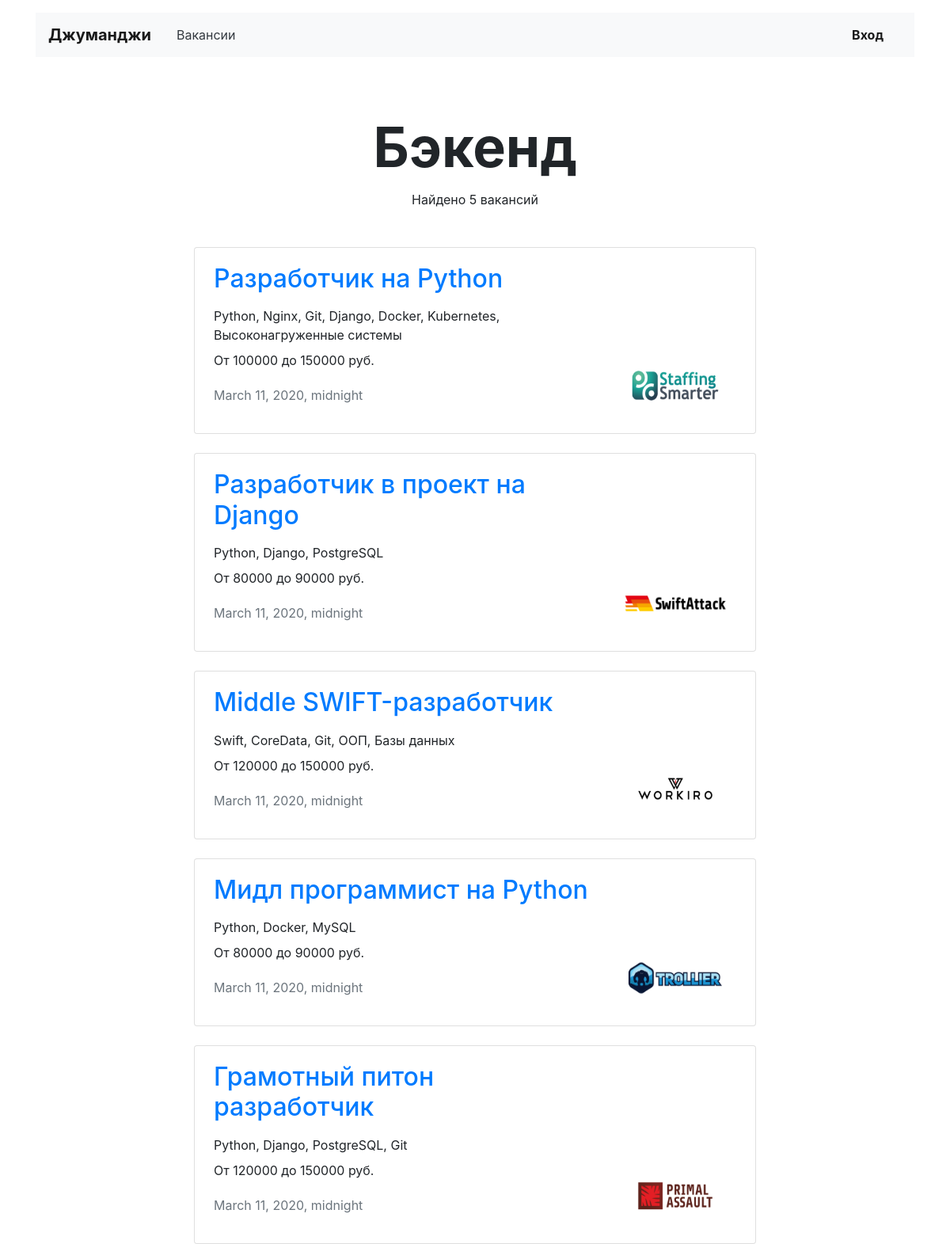
Page /vacancies/cat/backend/ on the earlier database version.
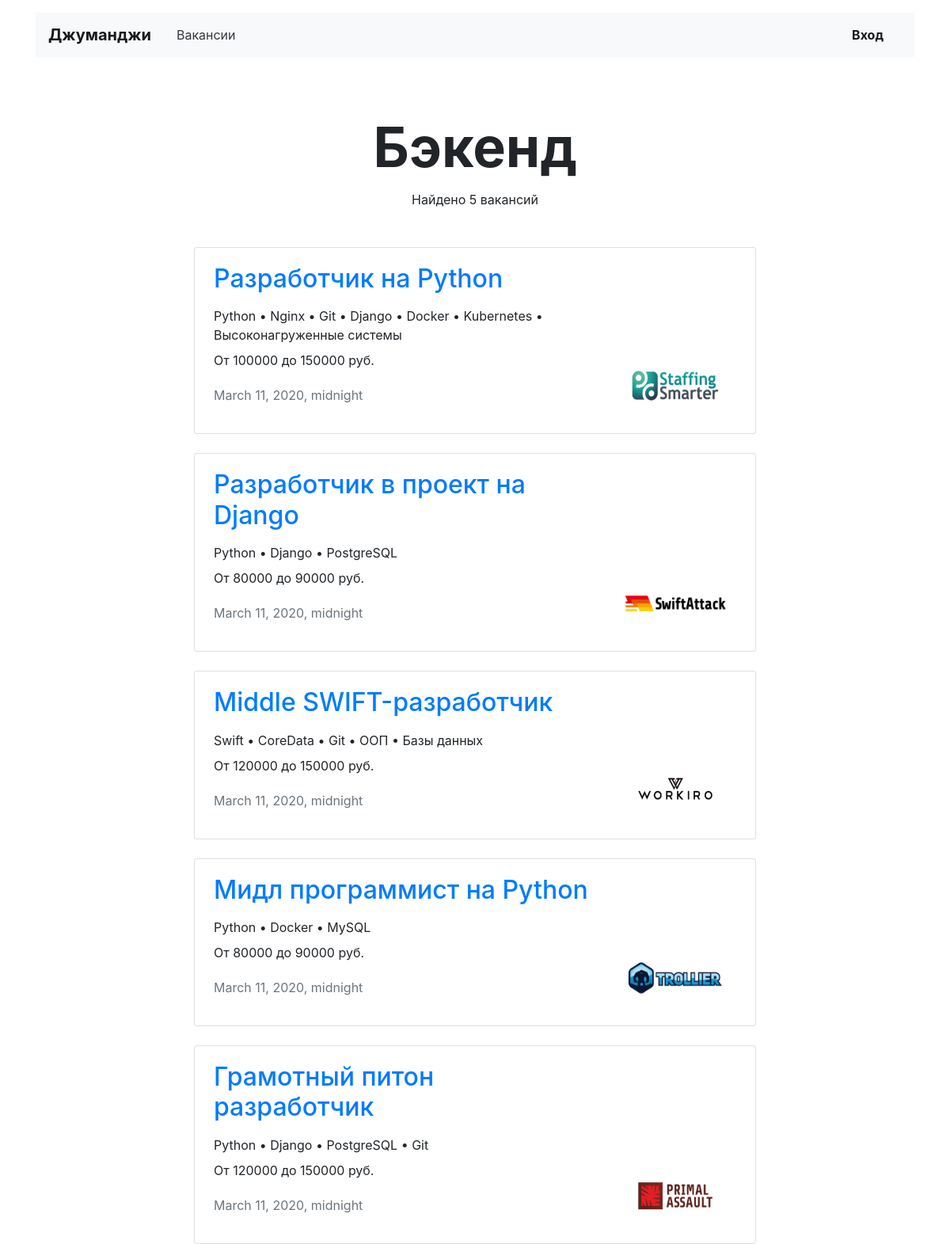
Same page on the later database version.
### vacancies/models.py (models this page shows, shortened)
class Specialty(models.Model):
    code = models.CharField(max_length=120)
    title = models.CharField(max_length=120)
    picture = models.ImageField(upload_to=settings.MEDIA_SPECIALITY_IMAGE_DIR)

class Vacancy(models.Model):
    title = models.CharField(max_length=120)
    specialty = models.ForeignKey(Specialty, on_delete=models.CASCADE, related_name='vacancies')
    company = models.ForeignKey(Company, on_delete=models.CASCADE, related_name='vacancies')
    skills = models.TextField()
    description = models.TextField()
    salary_from = models.IntegerField()
    salary_to = models.IntegerField()
    posted = models.DateTimeField()

class Company(models.Model):
    title = models.CharField(max_length=120)
    location = models.CharField(max_length=120)
    logo = models.ImageField(upload_to=settings.MEDIA_COMPANY_IMAGE_DIR)
    description = models.TextField()
    employee_count = models.IntegerField()
    owner = models.ForeignKey(User, on_delete=models.SET_NULL, null=True, blank=True)

### vacancies/views.py (the view)
# urls.py: path('vacancies/cat/<str:specialization_id>/', SpecializationListView.as_view(), name='specialization'),
class SpecializationListView(TemplateView):
    template_name = 'vacancies/specialization.html'
    def get_context_data(self, **kwargs):
        context = super(SpecializationListView, self).get_context_data(**kwargs)
        specialization_id = self.kwargs['specialization_id']
        instance_of_model = get_object_or_404(Specialty, code=specialization_id)
        context['specialization'] = instance_of_model
        context['vacancies'] = instance_of_model.vacancies.all()
        context['count_of_vacancies'] = instance_of_model.vacancies.count()
        return context

### templates/vacancies/specialization.html
{% extends 'vacancies/list_of_vacancies.html' %}
{% block header_container %}
    {{ specialization.title }}
{% endblock %}

### templates/vacancies/list_of_vacancies.html (shortened to what this page needs)
{% extends 'base.html' %}
{% block container %}
    <main class="container mt-3">
        <section>
            <h1 class="h1 text-center mx-auto mt-4 pt-5" style="font-size: 70px;">
                <strong>{% block header_container %} {% endblock %}</strong>
            </h1>
            <p class="text-center pt-1">Найдено {{ count_of_vacancies }} вакансий</p>
                {% for vacancy in vacancies %}
                    {% include 'vacancies/vacancy_card.html' %}
                {% endfor %}
        </section>
    </main>
{% endblock %}

### templates/base.html (shortened to what this page needs)
<!DOCTYPE html>
<html lang="ru">
<head>
    <link rel="stylesheet" href="https://stackpath.bootstrapcdn.com/bootstrap/4.3.1/css/bootstrap.min.css"
>
</head>
<body>
<header class="container mt-3">
    <nav class="navbar navbar-expand-lg navbar-light bg-light">
        <a class="navbar-brand mr-4 font-weight-bold" href="{% url 'main' %}">Джуманджи</a>
        <div class="collapse navbar-collapse justify-content-between" id="navbarNav">
            <ul class="navbar-nav col-10">
                <li class="nav-item">
                    <a class="nav-link text-dark" href="{% url 'all_vacancies' %}">Вакансии</a>
                </li>
            </ul>
            <ul class="navbar-nav col-2 justify-content-end">
                <li class="nav-item active">
                    <a href="#" class="nav-link font-weight-bold">Вход</a>
                </li>
            </ul>
        </div>
    </nav>
</header>
<div class="container">
    {% block container %} {% endblock %}
</div>
</body>
</html>

### templates/vacancies/vacancy_card.html
{% load static %}
<div class="row mt-4">
    <div class="col-12 col-lg-8 offset-lg-2 m-auto">
        <div class="card">
            <div class="card-body px-4">
                <div class="row">
                    <div class="col-12 col-md-8 col-lg-9">
                        <h2 class="h2 pb-2"><a
                                href="{% url 'vacancy' vacancy.id %}">{{ vacancy.title }}</a></h2>
                        <p class="mb-2">{{ vacancy.skills }}</p>
                        <p>От {{ vacancy.salary_from }} до {{ vacancy.salary_to }} руб.</p>
                        <p class="text-muted pt-1">{{ vacancy.posted }}</p>
                    </div>
                    <div class="col-12 col-md-4 col-lg-3 d-flex align-items-end">
                        <a href="{% url 'company' vacancy.company.id %}"><img src="{{ vacancy.company.logo.url }}"
                                                                              width="130" height="80"
                                                                              alt=""></a>
                    </div>
                </div>
            </div>
        </div>
    </div>
</div>

Differences in the rows shown:
changed Vacancy "Разработчик на Python": skills "Python, Nginx, Git, Django, Docker, Kubernetes, Высоконагруженные системы" → "Python • Nginx • Git • Django • Docker • Kubernetes • Высоконагруженные системы"
changed Vacancy "Разработчик в проект на Django": skills "Python, Django, PostgreSQL" → "Python • Django • PostgreSQL"
changed Vacancy "Middle SWIFT-разработчик": skills "Swift, CoreData, Git, ООП, Базы данных" → "Swift • CoreData • Git • ООП • Базы данных"
changed Vacancy "Мидл программист на Python": skills "Python, Docker, MySQL" → "Python • Docker • MySQL"
changed Vacancy "Грамотный питон разработчик": skills "Python, Django, PostgreSQL, Git" → "Python • Django • PostgreSQL • Git"
